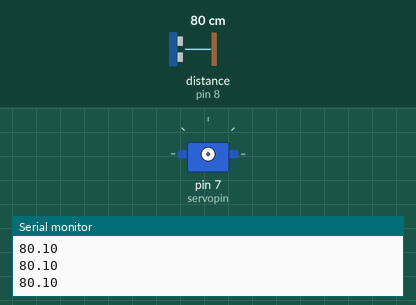
This sketch was run on a simulated Arduino Uno, built with avr-gcc and run on an emulated ATmega328P. Parts: servo, the last lines printed to the serial monitor. Wiring (inferred from the names in the program): ultrasonic range finder: trigger pin 9; echo pin 8. Inputs (shaded band) come from the test bench; at power-on: distance to the obstacle (sensor on pin 8) 80 cm. The echo pulse lasts 58.3 µs per cm.

Above: at 2.2 s.
2.3 s: distance to the obstacle (sensor on pin 8) set to 7 cm
3.8 s: distance to the obstacle (sensor on pin 8) set to 4 cm
At 7.0 s:
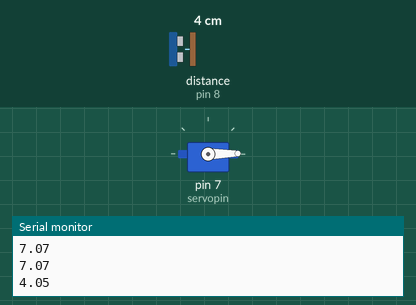
Timing chart, 0 to 12.8 s (numbered marks = the images above; inputs shaded):
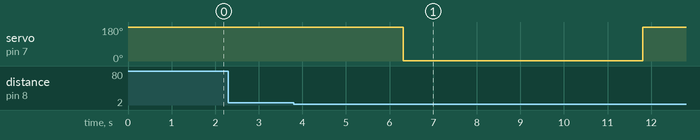

The sketch:

deliverable.ino
```cpp
//Thomas Pannozzo, Code for Venus Fly Trap Project

#include "HCSR04.h"                                       //Prox Sensor library
#include <Servo.h>                                        //Servo library

#define servopin 7                                        //Pins for servo & prox sensor
#define echoPin 8
#define triggerPin 9

HCSR04ProxSensor distanceSensor(echoPin,triggerPin);      //Creates servo & prox sensor objects
Servo myservo;

void setup() {
  Serial.begin(9600);                                     //Creates serial line
  delay(1000);

}

void loop() {
  double distance_CM = distanceSensor.readSensor();       //Creates a double which updates each loop with current position from prox sensor in CM

  Serial.print(distance_CM);
  Serial.print("\n");

   if (distance_CM < 5){
   //If hand gets within 5 cm, shut jaw
      delay(1);
      myservo.attach(servopin);   //Connects continuous servo to power
      myservo.write(180);           //Unwinds fishing line connected to servo, letting jaw drop
      delay(500);      //Servo unwinds for this long
      myservo.detach();           //Disconnect from power
      delay(2000);                //Jaw stays shut for this long
      myservo.attach(servopin);   //Reconnect to power
      myservo.write(1);         //Rewind fishing line to servo, retracting jaw to upright position
      delay(500);        //Servo winds for this long
      myservo.detach();           //Disconnect from power, does not reconnect until prox sensor detects another 5 cm distance
      delay(5000);
      Serial.print("Done\n");
    }
}
```

HCSR04.cpp
```cpp
/****************************
 * Thomas Pannozzo
 * HCSR04ProxSensor.cpp
*****************************/

#include "HCSR04.h"

HCSR04ProxSensor::HCSR04ProxSensor() {}		//default constructor

HCSR04ProxSensor::HCSR04ProxSensor(int echo, int trigger) {
	distance = -1;					/*	Sets up a flag so garbage memory is not accidentally used if
										distance's value is queried before the proximity sensor puts a new value into it. */
	lastValueDistance = -1;

	echoPin = echo;					//Saves user input as object variables
	triggerPin = trigger;

	pinMode(echoPin, INPUT);		//Sets up inputs and outputs
	pinMode(triggerPin, OUTPUT);


}


double HCSR04ProxSensor::readSensor(void){

	lastValueDistance = distance;

	digitalWrite(triggerPin, HIGH);						//pulse
	delayMicroseconds(10);
	digitalWrite(triggerPin, LOW);
	double temp = pulseIn(echoPin, HIGH);
	distance = temp / 58;

	if (distance > 400) readSensor();		/*	Proximity sensor is equipped to read from 2 to 400 cm, if value greater than this is
												received, an error has occured, continue scanning until valid entry is received */
	else				return distance;
}

double HCSR04ProxSensor::getLastValue(void){

	return lastValueDistance;

}
```

HCSR04.h
```cpp
/****************************
 * Thomas Pannozzo
 * HCSR04ProxSensor.h
*****************************/

#ifndef HCSR04PROXSENSOR_h											//prevents defining same class twice
#define HCSR04PROXSENSOR_h

#include "Arduino.h"

class HCSR04ProxSensor {

	public:
		explicit HCSR04ProxSensor();								//Default Constructor
		explicit HCSR04ProxSensor(int echo, int trigger);			//Constructor, accepts

		double readSensor(void);									//Returns float of sensor in cm
		double getLastValue(void);									//Returns previous reading

		private:
			double distance;										//float of distance, most recent call
			double lastValueDistance; 								//"distance" gets passed into this each loop
			int echoPin;
			int triggerPin;
};

#endif //HCSR04PROXSENSOR_h
```

Measured:
- the behaviour switches between 6 and 5 cm on distance to the obstacle (sensor on pin 8) (found by bisection; images 0 and 1)
- after the input at 3.8 s, servo on pin 7 (servopin): 180° → 1° after 2.5 s, → 180° 5.5 s later
